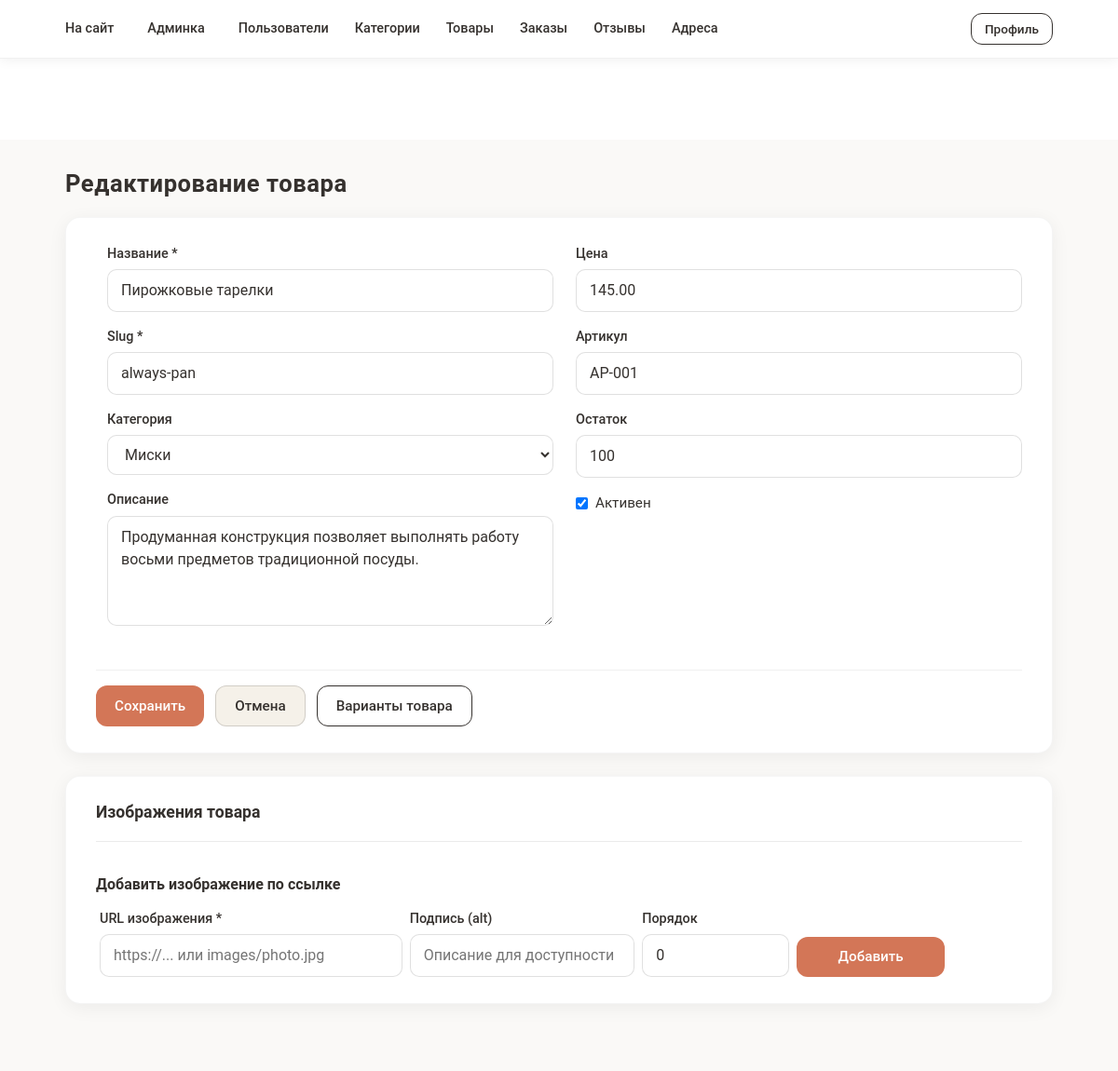
Page /admin/product_edit.php?id=1 (signed in) on the committed database.
### tables this page shows
CREATE TABLE `products` (
  `id` int UNSIGNED NOT NULL,
  `category_id` int UNSIGNED DEFAULT NULL,
  `name` varchar(255) NOT NULL,
  `slug` varchar(255) NOT NULL,
  `description` text,
  `price` decimal(10,2) NOT NULL DEFAULT '0.00',
  `sku` varchar(100) DEFAULT NULL,
  `stock_quantity` int UNSIGNED NOT NULL DEFAULT '0',
  `is_active` tinyint(1) NOT NULL DEFAULT '1',
  `created_at` datetime NOT NULL DEFAULT (now()),
  `updated_at` datetime NOT NULL DEFAULT (now()) ON UPDATE CURRENT_TIMESTAMP
);

CREATE TABLE `categories` (
  `id` int UNSIGNED NOT NULL,
  `parent_id` int UNSIGNED DEFAULT NULL,
  `name` varchar(255) NOT NULL,
  `slug` varchar(255) NOT NULL,
  `description` text,
  `sort_order` int NOT NULL DEFAULT '0',
  `is_active` tinyint(1) NOT NULL DEFAULT '1',
  `created_at` datetime NOT NULL DEFAULT (now()),
  `updated_at` datetime NOT NULL DEFAULT (now()) ON UPDATE CURRENT_TIMESTAMP
);

### admin/product_edit.php (the view, shortened to what this page needs)
<?php
require_once __DIR__ . '/common.php';
$id = isset($_GET['id']) ? (int)$_GET['id'] : 0;
$product = null;
if ($id) {
    $stmt = $pdo->prepare('SELECT * FROM products WHERE id = ?');
    $stmt->execute([$id]);
    $product = $stmt->fetch();
}
$categories = $pdo->query('SELECT id, name FROM categories ORDER BY sort_order, name')->fetchAll();
$p = $product ?: $_POST;
$pageTitle = $product ? 'Редактирование товара' : 'Новый товар';
require_once __DIR__ . '/header.php';
?>
<div class="container admin-container">
    <h1 class="admin-page-title"><?= $pageTitle ?></h1>
    <div class="admin-card admin-card-form">
        <form method="post">
            <div class="row">
                <div class="col-md-6">
                    <div class="admin-form-group"><label class="admin-form-label">Название *</label><input type="text" name="name" class="admin-form-control" required value="<?= htmlspecialchars($p['name'] ?? '') ?>"></div>
                    <div class="admin-form-group"><label class="admin-form-label">Slug *</label><input type="text" name="slug" class="admin-form-control" required value="<?= htmlspecialchars($p['slug'] ?? '') ?>"></div>
                    <div class="admin-form-group"><label class="admin-form-label">Категория</label><select name="category_id" class="admin-form-control"><option value="0">—</option><?php foreach ($categories as $c): ?><option value="<?= (int)$c['id'] ?>" <?= (($p['category_id'] ?? 0) == $c['id'] ? 'selected' : '') ?>><?= htmlspecialchars($c['name']) ?></option><?php endforeach; ?></select></div>
                    <div class="admin-form-group"><label class="admin-form-label">Описание</label><textarea name="description" class="admin-form-control" rows="4"><?= htmlspecialchars($p['description'] ?? '') ?></textarea></div>
                </div>
                <div class="col-md-6">
                    <div class="admin-form-group"><label class="admin-form-label">Цена</label><input type="text" name="price" class="admin-form-control" value="<?= htmlspecialchars($p['price'] ?? '') ?>"></div>
                    <div class="admin-form-group"><label class="admin-form-label">Артикул</label><input type="text" name="sku" class="admin-form-control" value="<?= htmlspecialchars($p['sku'] ?? '') ?>"></div>
                    <div class="admin-form-group"><label class="admin-form-label">Остаток</label><input type="number" name="stock_quantity" class="admin-form-control" min="0" value="<?= (int)($p['stock_quantity'] ?? 0) ?>"></div>
                    <div class="admin-form-group"><label class="admin-checkbox-label"><input type="checkbox" name="is_active" value="1" <?= ($p['is_active'] ?? 1) ? 'checked' : '' ?>> Активен</label></div>
                </div>
            </div>
            <div class="admin-form-actions">
                <button type="submit" class="btn-admin btn-admin-primary">Сохранить</button>
                <a href="products.php" class="btn-admin btn-admin-secondary">Отмена</a>
                <?php if ($id): ?><a href="product_variants.php?id=<?= $id ?>" class="btn-admin btn-admin-outline">Варианты товара</a><?php endif; ?>
            </div>
        </form>
    </div>
    <?php if ($id): ?>
    <div class="admin-card admin-card-images">
        <h2 class="admin-card-title">Изображения товара</h2>
        <form method="post" class="admin-add-image-form">
            <h3 class="admin-form-subtitle">Добавить изображение по ссылке</h3>
            <div class="row g-2 align-items-end">
                <div class="col-md-4"><label class="admin-form-label">URL изображения *</label><input type="text" name="image_url" class="admin-form-control" placeholder="https://... или images/photo.jpg" required></div>
                <div class="col-md-3"><label class="admin-form-label">Подпись (alt)</label><input type="text" name="image_alt" class="admin-form-control" placeholder="Описание для доступности"></div>
                <div class="col-md-2"><label class="admin-form-label">Порядок</label><input type="number" name="image_sort_order" class="admin-form-control" value="0" min="0"></div>
                <div class="col-md-2"><button type="submit" class="btn-admin btn-admin-primary w-100">Добавить</button></div>
            </div>
        </form>
    </div>
    <?php else: ?>
    <p class="admin-hint">Сохраните товар, чтобы добавить к нему изображения по ссылке.</p>
    <?php endif; ?>
</div>
<?php require_once __DIR__ . '/footer.php';

### css/index.css (style rules this page uses)
* { padding: 0; margin: 0; border: 0; box-sizing: border-box; }
body { min-width: 320px; font-family: 'Roboto', sans-serif; color: #35312e; line-height: 1.5; }
html, body { height: 100%; width: 100%; scroll-behavior: smooth; --c-red: #670A18; --c-primary: #d37657; --c-dark: #35312e; --c-light: #f5f1e9; }
button { cursor: pointer; transition: all 0.3s ease; }
a { color: inherit; text-decoration: none; transition: color 0.3s ease, transform 0.3s ease; }
h1, h2, h3, h4, h5, h6 { font-weight: 400; text-wrap: balance; margin-bottom: 1rem; }
.container { max-width: 1344px; padding: 20px 15px; margin: 0 auto; }
.row { margin-left: 0; }

### admin/css/admin.css (style rules this page uses)
:root { --c-primary: #d37657; --c-dark: #35312e; --c-light: #f5f1e9; --c-red: #670A18; }
.admin-page .container, .admin-container { max-width: 1100px; margin: 0 auto; padding: 0 20px; }
.admin-page-title { font-size: 1.6rem; font-weight: 600; color: var(--c-dark); margin-bottom: 1.25rem; letter-spacing: 0.02em; }
.admin-page .container > h1, .admin-page .mb-3:first-of-type { font-size: 1.6rem; font-weight: 600; color: var(--c-dark); margin-bottom: 1.25rem; }
.admin-card { background: #fff; border-radius: 16px; padding: 1.75rem 2rem; margin-bottom: 1.5rem; box-shadow: 0 4px 20px rgba(0,0,0,0.06); border: 1px solid rgba(0,0,0,0.04); }
.admin-card-title { font-size: 1.1rem; font-weight: 600; color: var(--c-dark); margin-bottom: 1.25rem; }
.admin-card-form { margin-bottom: 1.5rem; }
.admin-form-subtitle { font-size: 1rem; font-weight: 600; color: var(--c-dark); margin-bottom: 1rem; margin-top: 1.25rem; }
.admin-form-group { margin-bottom: 1rem; }
.admin-form-label { display: block; font-size: 0.9rem; font-weight: 500; color: var(--c-dark); margin-bottom: 0.35rem; }
.admin-form-control { width: 100%; padding: 10px 14px; border: 1px solid rgba(0,0,0,0.12); border-radius: 10px; font-size: 1rem; color: var(--c-dark); background: #fff; }
.admin-checkbox-label { font-size: 0.95rem; color: var(--c-dark); cursor: pointer; display: inline-flex; align-items: center; gap: 8px; }
.admin-form-actions { display: flex; flex-wrap: wrap; gap: 12px; margin-top: 1.5rem; padding-top: 1rem; border-top: 1px solid rgba(0,0,0,0.06); }
.btn-admin { display: inline-flex; align-items: center; justify-content: center; padding: 10px 20px; border-radius: 12px; font-weight: 500; font-size: 0.95rem; text-decoration: none; border: none; cursor: pointer; transition: transform 0.2s ease, box-shadow 0.2s ease; }
.btn-admin-primary { background: var(--c-primary); color: #fff; }
.btn-admin-secondary { background: var(--c-light); color: var(--c-dark); border: 1px solid rgba(0,0,0,0.15); }
.btn-admin-outline { background: transparent; color: var(--c-dark); border: 1px solid var(--c-dark); }
.admin-card-images { margin-top: 0.5rem; }
.admin-add-image-form { padding-top: 1rem; border-top: 1px solid rgba(0,0,0,0.08); }
.admin-add-image-form .admin-form-control { max-width: 100%; }

### rows in the picture
products: name "Пирожковые тарелки", slug "always-pan", category_id "Миски", description "Продуманная конструкция позволяет выполнять работу восьми предметов традиционной посуды.", price "145.00", sku "AP-001", stock_quantity "100", is_active "☑"

### other values in the picture
$pageTitle "Редактирование товара"
